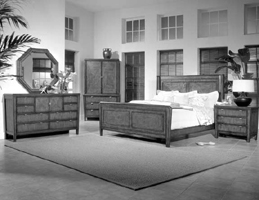
#> input picture images/train/Bedroom/image_0027.jpg, 259 x 200 px, found by its file name; its folder holds only this picture in this run; the run also reads 1 picture not shown here
$ jupyter execute --allow-errors BOW_CV_v2.ipynb
#> lines starting #> are read from the running program, lines starting #| are printed output that depends on the picture
[cell 1]
#librerie
import os
from PIL import Image
import numpy as np
import cv2
from matplotlib import pyplot as plt
from sklearn.cluster import KMeans
from sklearn.neighbors import NearestNeighbors
from sklearn import metrics
import random as rd
from sklearn.svm import SVC
from sklearn.multiclass import OneVsRestClassifier
from sklearn.metrics import accuracy_score
from sklearn.metrics import silhouette_score
from yellowbrick.cluster import SilhouetteVisualizer

[cell 2]
# Funzione per leggere le immagini e creare una lista di etichette
def carica_immagini_e_etichette(cartella_principale):
#> called with cartella_principale = '/home/eva/Scrivania/esame_cv/train'
    etichette = []
    immagini = []

    # Scorri le sottocartelle nella cartella principale
    for cartella in os.listdir(cartella_principale):
        cartella_path = os.path.join(cartella_principale, cartella)

        # Verifica che sia una cartella
        if os.path.isdir(cartella_path):
            # Scorri le immagini all'interno della cartella
            for file in os.listdir(cartella_path):
                file_path = os.path.join(cartella_path, file)

                # Verifica che il file sia un'immagine (controlla l'estensione)
                if file.lower().endswith(('.png', '.jpg', '.jpeg', '.gif', '.bmp')):
                    try:
                        # Apre l'immagine per verificarne la validità
                        img = Image.open(file_path)
#> img is the input picture: PIL image 259x200 L; min 0, max 255, mean 133.4
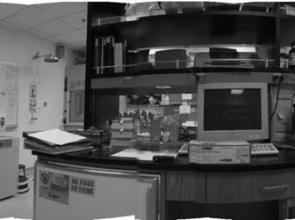
#> input picture images/test/Office/image_0001.jpg, 295 x 220 px, found by its file name
#> further down, image is the input picture: shape (220, 295); min 0, max 255, mean 78.4
#> `keypoints, descriptors = sift.detectAndCompute(image, None)`: keypoints = 548 keypoints; strongest (x, y, size): (152, 51, 4.4), (240, 49, 5.3), (251, 49, 5.3), (159, 3, 2.1)
                        img.verify()  # Verifica se l'immagine è valida

                        # Aggiungi l'immagine e la sua etichetta (nome della cartella)
                        immagini.append(file_path)
                        etichette.append(cartella)
                    except (IOError, SyntaxError):
                        # Se l'immagine non è valida, la ignora
                        continue

    return immagini, etichette

build a visual vocabulary:

*   sample many (10K to 100K) SIFT descriptors from the images of
the training set (you either use a detector or sample on a grid in the
scale-space);
*  cluster them using k-means (the choice of the number of clusters is
up to you, and you should experiment with different values, but you
could start with a few dozens);
*  collect (and save for future use) the clusters’ centroids which repre-
sent the k 128-dimensional visual words.

[cell 3]
#carico immagini training
cartella_training = '/home/eva/Scrivania/esame_cv/train'
#> (the rest of this cell did not finish here and is left out)

[cell 4]
images_training = ['/content/train/image_0001.jpg',
                   '/content/train/image_0002.jpg',
                   '/content/train/image_0003.jpg',
                   '/content/train/image_0005.jpg',
                   '/content/train/image_0006.jpg',
                   '/content/train/image_0009.jpg',
                   '/content/train/image_0031.jpg'
                   ]

images_test = ['/content/test/image_0003.jpg',
              '/content/test/image_0004.jpg'
              ]
test_labels = ['Bedroom','Coast']
train_labels = ['Bedroom','Coast','Office','Market','Home','Home','Home']

[cell 5]
#SIFT descriptor
all_descriptors = []
k_p = 1000 #prova
#> (the rest of this cell did not finish here and is left out)

[cell 6]
#funzioni di tuning per le visual_words
k_list = [x for x in range(12,268,12)]
#> k_list = [12, 24, 36, 48, 60, 72, 84, 96, 108, 120, 132, 144, 156, 168, 180, 192, 204, 216, 228, 240, 252, 264]
inertia_values = []

fig = figsize=(15, 15)
#> (the rest of this cell did not finish here and is left out)

[cell 7]
#Cluster descriptors per visual words (vocabulary)
k = 60 #tuning necessario
kmeans = KMeans(n_clusters=k)
#> (the rest of this cell did not finish here and is left out)

Represent each image of the training set as a normalized histogram having
k bins, each corresponding to a visual word; a possibility is to perform a
rather dense sampling in space and scale; another possibility is to use the
3SIFT detector to find the points in scale-space where the descriptor is
computed. In any case, each computed descriptor will increase the value
of the bin corresponding to the closest visual word.

[cell 8]
#da ottimizzare il codice
train_histograms = []
#> (the rest of this cell did not finish here and is left out)

[cell 9]
plt.figure(figsize=(10, 6))
n_histograms = len(train_histograms)
#> (the rest of this cell did not finish here and is left out)

Employ a nearest neighbor classifier and evaluate its performance:
• compute the normalized histogram for the test image to be classified;
• assign to the image the class corresponding to the training image
having the closest histogram.
• repeat for all the test images and build a confusion matrix.

[cell 10]
#Carico le immagini di test
cartella_test = '/home/eva/Scrivania/esame_cv/test'
#> (the rest of this cell did not finish here and is left out)

#> call 2 of carica_immagini_e_etichette, with cartella_principale = '/home/eva/Scrivania/esame_cv/test'
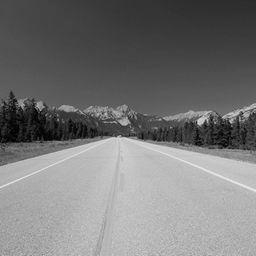
#> input picture images/test/Highway/image_0005.jpg, 256 x 256 px, found by its file name
#> in carica_immagini_e_etichette, img is the input picture: PIL image 256x256 L; min 0, max 238, mean 118.4
#> `keypoints, descriptors = sift.detectAndCompute(image, None)`: keypoints = 986 keypoints; strongest (x, y, size): (207, 107, 3.1), (215, 144, 2.2), (225, 109, 2.6), (220, 111, 1.8)

[cell 11]
#istogrammi test
test_histograms = []
#> (the rest of this cell did not finish here and is left out)

[cell 12]
knn = NearestNeighbors(n_neighbors=2) #ho usato un numero a caso
#> (the rest of this cell did not finish here and is left out)

#> (a cell that did not finish here is left out)

#> (a cell that did not finish here is left out)

Train a multiclass linear Support Vector Machine, using the one-vs-rest
approach (you will need to train 15 binary classifiers having the normalized
histograms as the input vectors and positive labels for the “one” class and
negative for the “rest.”)

[cell 15]
#training singole svm
#shuffle dei dati!
X_train = np.array(train_histograms)
rd.shuffle(X_train)
y_train = np.array(train_labels)
n_classes = len(np.unique(y_train))

#labels binarie
y_train_bin = []
for obj in train_labels:
    binary_row = [1 if obj == u_obj else 0 for u_obj in np.unique(y_train)]
    y_train_bin.append(binary_row)
y_train_bin = np.array(y_train_bin)

classifiers = []
support_vectors = []
#> (the rest of this cell did not finish here and is left out)

5. Evaluate the multiclass SVM:
• compute the normalized histogram for the test image to be classified;
• compute the real-valued output of each of the SVMs, using that his-
togram as input;
• assign to the image the class corresponding to the SVM having the
greatest real-valued output.
• repeat for all the test images and build a confusion matrix.

[cell 16]
#test
X_test = np.array(test_histograms) #gli istogrammi sono stati generati in precedenza
rd.shuffle(X_test)

predictions = []
# scores ha come righe le immagini di test, come colonne i classificatori, uso il trasposto per calcolare il max
scores = np.array([clf.decision_function(X_test) for clf in classifiers]).T
for i in range(len(X_test)):
    predicted_label = np.argmax(scores[i])
    predictions.append(predicted_label)
